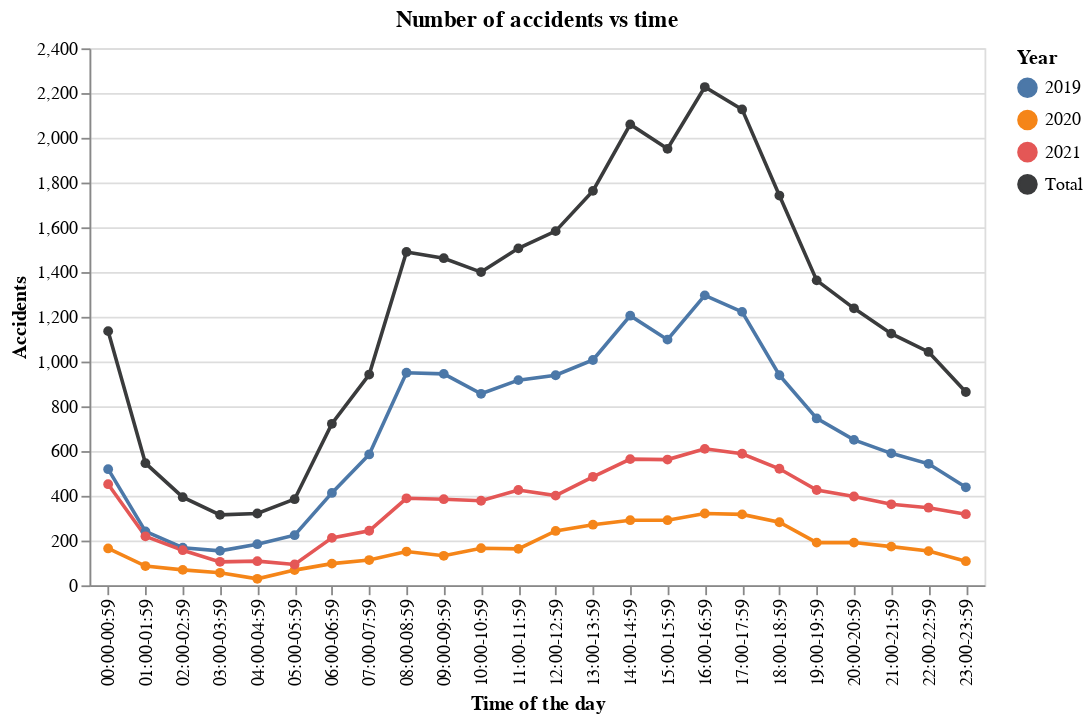

Notebook source saved alongside this figure:
### Markdown cell above
##***Time vs Number of victims:***

### Code cell
#CRASH DATE Data filtering by the corresponding years:
df2_total=refined_data
df2_2019=refined_data[(df['CRASH DATE']<='30-04-19') & (df['CRASH DATE']>='01-04-19')]
df2_2020=refined_data[(df['CRASH DATE']<='30-04-20') & (df['CRASH DATE']>='01-04-20')]
df2_2021=refined_data[(df['CRASH DATE']<='30-04-21') & (df['CRASH DATE']>='01-04-21')]

#2019
df2_2019=pd.to_datetime(df2_2019['CRASH TIME']).dt.strftime('%H:00-%H:59')
out_2019=df2_2019.groupby(df2_2019, sort=True).size()
df2_2019= out_2019.rename_axis('Time of the day').reset_index(name='Accidents')
df2_2019['Year']='2019'

#2020
df2_2020=pd.to_datetime(df2_2020['CRASH TIME']).dt.strftime('%H:00-%H:59')
out_2020=df2_2020.groupby(df2_2020, sort=True).size()
df2_2020= out_2020.rename_axis('Time of the day').reset_index(name='Accidents')
df2_2020['Year']='2020'

#2021
df2_2021=pd.to_datetime(df2_2021['CRASH TIME']).dt.strftime('%H:00-%H:59')
out_2021=df2_2021.groupby(df2_2021, sort=True).size()
df2_2021= out_2021.rename_axis('Time of the day').reset_index(name='Accidents')
df2_2021['Year']='2021'

#Total
df2_total=pd.to_datetime(df2_total['CRASH TIME']).dt.strftime('%H:00-%H:59')
out_total=df2_total.groupby(df2_total, sort=True).size()
df2_total= out_total.rename_axis('Time of the day').reset_index(name='Accidents')
df2_total['Year']='Total'

df2_all_hourly= df2_2019.append(df2_2020).append(df2_2021).append(df2_total)
#Charts representing the information for each year:
#all charts:
total19_chart=alt.Chart(df2_all_hourly).mark_line(size=2, point=True).encode(
    x='Time of the day',
    y='Accidents',
    color=alt.Color('Year', scale=alt.Scale(range=['#4c78a8','#f58518','#e45756','#3a3b3c']))
).properties(title='Number of accidents vs time', width=500)


#Joint chart of Number of accidents vs time:
c_2=total19_chart
c_2

### Figure 1 — Vega-Lite specification as saved in the notebook (floating-point values rounded to 4 significant figures)
{"config": {"view": {"continuousWidth": 400, "continuousHeight": 300}}, "data": {"name": "data-42d8ab1428c399a3e5c7130667541a39"}, "mark": {"type": "line", "point": true, "size": 2}, "encoding": {"color": {"field": "Year", "scale": {"range": ["#4c78a8", "#f58518", "#e45756", "#3a3b3c"]}, "type": "nominal"}, "x": {"field": "Time of the day", "type": "nominal"}, "y": {"field": "Accidents", "type": "quantitative"}}, "title": "Number of accidents vs time", "width": 500, "$schema": "https://vega.github.io/schema/vega-lite/v4.17.0.json", "datasets": {"data-42d8ab1428c399a3e5c7130667541a39": [{"Time of the day": "00:00-00:59", "Accidents": 519, "Year": "2019"}, {"Time of the day": "01:00-01:59", "Accidents": 241, "Year": "2019"}, {"Time of the day": "02:00-02:59", "Accidents": 168, "Year": "2019"}, {"Time of the day": "03:00-03:59", "Accidents": 154, "Year": "2019"}, {"Time of the day": "04:00-04:59", "Accidents": 184, "Year": "2019"}, {"Time of the day": "05:00-05:59", "Accidents": 224, "Year": "2019"}, {"Time of the day": "06:00-06:59", "Accidents": 413, "Year": "2019"}, {"Time of the day": "07:00-07:59", "Accidents": 585, "Year": "2019"}, {"Time of the day": "08:00-08:59", "Accidents": 950, "Year": "2019"}, {"Time of the day": "09:00-09:59", "Accidents": 945, "Year": "2019"}, {"Time of the day": "10:00-10:59", "Accidents": 856, "Year": "2019"}, {"Time of the day": "11:00-11:59", "Accidents": 917, "Year": "2019"}, {"Time of the day": "12:00-12:59", "Accidents": 939, "Year": "2019"}, {"Time of the day": "13:00-13:59", "Accidents": 1007, "Year": "2019"}, {"Time of the day": "14:00-14:59", "Accidents": 1205, "Year": "2019"}, {"Time of the day": "15:00-15:59", "Accidents": 1098, "Year": "2019"}, {"Time of the day": "16:00-16:59", "Accidents": 1296, "Year": "2019"}, {"Time of the day": "17:00-17:59", "Accidents": 1222, "Year": "2019"}, {"Time of the day": "18:00-18:59", "Accidents": 939, "Year": "2019"}, {"Time of the day": "19:00-19:59", "Accidents": 746, "Year": "2019"}, {"Time of the day": "20:00-20:59", "Accidents": 650, "Year": "2019"}, {"Time of the day": "21:00-21:59", "Accidents": 590, "Year": "2019"}, {"Time of the day": "22:00-22:59", "Accidents": 543, "Year": "2019"}, {"Time of the day": "23:00-23:59", "Accidents": 438, "Year": "2019"}, {"Time of the day": "00:00-00:59", "Accidents": 165, "Year": "2020"}, {"Time of the day": "01:00-01:59", "Accidents": 86, "Year": "2020"}, {"Time of the day": "02:00-02:59", "Accidents": 69, "Year": "2020"}, {"Time of the day": "03:00-03:59", "Accidents": 56, "Year": "2020"}, {"Time of the day": "04:00-04:59", "Accidents": 29, "Year": "2020"}, {"Time of the day": "05:00-05:59", "Accidents": 68, "Year": "2020"}, {"Time of the day": "06:00-06:59", "Accidents": 97, "Year": "2020"}, {"Time of the day": "07:00-07:59", "Accidents": 113, "Year": "2020"}, {"Time of the day": "08:00-08:59", "Accidents": 151, "Year": "2020"}, {"Time of the day": "09:00-09:59", "Accidents": 132, "Year": "2020"}, {"Time of the day": "10:00-10:59", "Accidents": 166, "Year": "2020"}, {"Time of the day": "11:00-11:59", "Accidents": 163, "Year": "2020"}, {"Time of the day": "12:00-12:59", "Accidents": 243, "Year": "2020"}, {"Time of the day": "13:00-13:59", "Accidents": 271, "Year": "2020"}, {"Time of the day": "14:00-14:59", "Accidents": 291, "Year": "2020"}, {"Time of the day": "15:00-15:59", "Accidents": 291, "Year": "2020"}, {"Time of the day": "16:00-16:59", "Accidents": 321, "Year": "2020"}, {"Time of the day": "17:00-17:59", "Accidents": 317, "Year": "2020"}, {"Time of the day": "18:00-18:59", "Accidents": 282, "Year": "2020"}, {"Time of the day": "19:00-19:59", "Accidents": 191, "Year": "2020"}, {"Time of the day": "20:00-20:59", "Accidents": 191, "Year": "2020"}, {"Time of the day": "21:00-21:59", "Accidents": 173, "Year": "2020"}, {"Time of the day": "22:00-22:59", "Accidents": 153, "Year": "2020"}, {"Time of the day": "23:00-23:59", "Accidents": 108, "Year": "2020"}, {"Time of the day": "00:00-00:59", "Accidents": 452, "Year": "2021"}, {"Time of the day": "01:00-01:59", "Accidents": 219, "Year": "2021"}, {"Time of the day": "02:00-02:59", "Accidents": 157, "Year": "2021"}, {"Time of the day": "03:00-03:59", "Accidents": 105, "Year": "2021"}, {"Time of the day": "04:00-04:59", "Accidents": 108, "Year": "2021"}, {"Time of the day": "05:00-05:59", "Accidents": 93, "Year": "2021"}, {"Time of the day": "06:00-06:59", "Accidents": 212, "Year": "2021"}, {"Time of the day": "07:00-07:59", "Accidents": 244, "Year": "2021"}, {"Time of the day": "08:00-08:59", "Accidents": 389, "Year": "2021"}, {"Time of the day": "09:00-09:59", "Accidents": 385, "Year": "2021"}, {"Time of the day": "10:00-10:59", "Accidents": 378, "Year": "2021"}, {"Time of the day": "11:00-11:59", "Accidents": 426, "Year": "2021"}, {"Time of the day": "12:00-12:59", "Accidents": 401, "Year": "2021"}, {"Time of the day": "13:00-13:59", "Accidents": 485, "Year": "2021"}, {"Time of the day": "14:00-14:59", "Accidents": 564, "Year": "2021"}, {"Time of the day": "15:00-15:59", "Accidents": 562, "Year": "2021"}, {"Time of the day": "16:00-16:59", "Accidents": 610, "Year": "2021"}, {"Time of the day": "17:00-17:59", "Accidents": 588, "Year": "2021"}, {"Time of the day": "18:00-18:59", "Accidents": 521, "Year": "2021"}, {"Time of the day": "19:00-19:59", "Accidents": 426, "Year": "2021"}, {"Time of the day": "20:00-20:59", "Accidents": 397, "Year": "2021"}, {"Time of the day": "21:00-21:59", "Accidents": 362, "Year": "2021"}, {"Time of the day": "22:00-22:59", "Accidents": 347, "Year": "2021"}, {"Time of the day": "23:00-23:59", "Accidents": 318, "Year": "2021"}, {"Time of the day": "00:00-00:59", "Accidents": 1136, "Year": "Total"}, {"Time of the day": "01:00-01:59", "Accidents": 546, "Year": "Total"}, {"Time of the day": "02:00-02:59", "Accidents": 394, "Year": "Total"}, {"Time of the day": "03:00-03:59", "Accidents": 315, "Year": "Total"}, {"Time of the day": "04:00-04:59", "Accidents": 321, "Year": "Total"}, {"Time of the day": "05:00-05:59", "Accidents": 385, "Year": "Total"}, {"Time of the day": "06:00-06:59", "Accidents": 722, "Year": "Total"}, {"Time of the day": "07:00-07:59", "Accidents": 942, "Year": "Total"}, {"Time of the day": "08:00-08:59", "Accidents": 1490, "Year": "Total"}, {"Time of the day": "09:00-09:59", "Accidents": 1462, "Year": "Total"}, {"Time of the day": "10:00-10:59", "Accidents": 1400, "Year": "Total"}, {"Time of the day": "11:00-11:59", "Accidents": 1506, "Year": "Total"}, {"Time of the day": "12:00-12:59", "Accidents": 1583, "Year": "Total"}, {"Time of the day": "13:00-13:59", "Accidents": 1763, "Year": "Total"}, {"Time of the day": "14:00-14:59", "Accidents": 2060, "Year": "Total"}, {"Time of the day": "15:00-15:59", "Accidents": 1951, "Year": "Total"}, {"Time of the day": "16:00-16:59", "Accidents": 2227, "Year": "Total"}, {"Time of the day": "17:00-17:59", "Accidents": 2127, "Year": "Total"}, {"Time of the day": "18:00-18:59", "Accidents": 1742, "Year": "Total"}, {"Time of the day": "19:00-19:59", "Accidents": 1363, "Year": "Total"}, {"Time of the day": "20:00-20:59", "Accidents": 1238, "Year": "Total"}, {"Time of the day": "21:00-21:59", "Accidents": 1125, "Year": "Total"}, {"Time of the day": "22:00-22:59", "Accidents": 1043, "Year": "Total"}, {"Time of the day": "23:00-23:59", "Accidents": 864, "Year": "Total"}]}}
